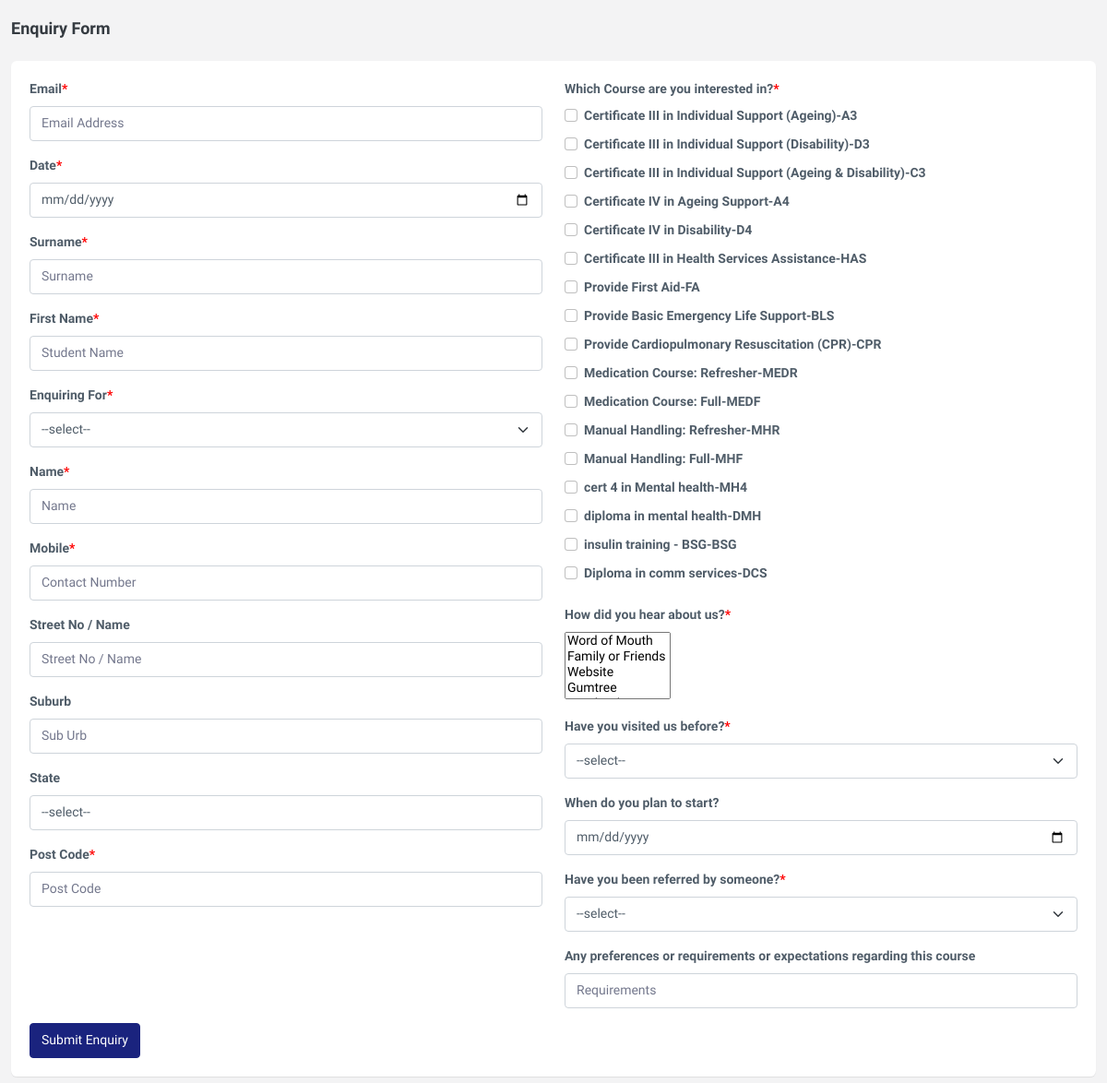
Screenshot of /common_enquiry.php with the database file from the repository.
### tables this page shows
CREATE TABLE IF NOT EXISTS `courses` (
  `course_id` int NOT NULL AUTO_INCREMENT,
  `course_name` varchar(255) NOT NULL,
  `course_sname` varchar(255) NOT NULL,
  `course_status` tinyint(1) NOT NULL DEFAULT '0',
  `created_date` timestamp NOT NULL DEFAULT CURRENT_TIMESTAMP,
  PRIMARY KEY (`course_id`)
);

### common_enquiry.php (the view, shortened to what the rows shown need)
<?php include('includes/dbconnect.php'); ?>
<!doctype html>
<html lang="en">
    <head>
        <?php include('includes/app_includes.php'); ?>
    </head>
    <body data-topbar="colored">
        <div id="layout-wrapper">
            <div class="main-content">
                <div class="page-content">
                    <div class="container-fluid">
                    <?php
                            $courses=mysqli_query($connection,"SELECT * from courses where course_status!=1");
                    ?>
                        <div class="row">
                            <div class="col-xl-12">
                                <div class="card">
                                    <div class="card-body">
                                        <form class="student_enquiry_form" id="student_enquiry_form">
                                            <div class="row">
                                                        <?php
                                                        $st_states=['--select--','NSW - New South Wales','VIC - Victoria','ACT - Australian Capital Territory','NT - Northern Territoy','WA - Western Australia','QLD - Queensland','SA - South Australia','TAS - Tasmania'];
                                                        for($i=0;$i<count($st_states);$i++){
                                                            $checked= $i==$queryRes['st_state'] ? 'selected' : '';
                                                        }
                                                        ?>
                                                <div class="col-sm">
                                                    <div class="col-md-12">
                                                            <div class="mb-3">
                                                                <?php
                                                                $counts=1;
                                                                while($coursesRes=mysqli_fetch_array($courses)){
                                                                    if($queryRes['st_course']!=''){
                                                                        $coursesSel=json_decode($queryRes['st_course']);
                                                                    }else{
                                                                        $coursesSel=[];
                                                                    }
                                                                    if(in_array($i,$coursesSel)){
                                                                        $checked='checked';
                                                                    }else{
                                                                        $checked='';
                                                                    }
                                                                    echo '<div class="form-check"><input type="checkbox" class="courses_check form-check-input" id="course_check_'.$counts.'" '.$checked.' value="'.$counts.'">';
                                                                    echo '<label for="course_check_'.$counts.'">'.$coursesRes["course_sname"].'-'.$coursesRes["course_name"].'</label></div>';
                                                                    $counts++;
                                                                }
                                                                ?>
                                                            </div>
                                                        </div>
                                                    </div>
                                            </div>
                                        </form>
                                    </div>
                                </div>
                            </div>
                        </div>
                    </div>
                </div>
            </div>
        </div>
        <?php include('includes/footer_includes.php'); ?>
    </body>
</html>

### rows the page displays
courses: course_sname "Certificate III in Individual Support (Ageing)", course_name "A3"
courses: course_sname "Certificate III in Individual Support (Disability)", course_name "D3"
courses: course_sname "Certificate III in Individual Support (Ageing & Disability)", course_name "C3"
courses: course_sname "Certificate IV in Ageing Support", course_name "A4"
courses: course_sname "Certificate IV in Disability", course_name "D4"
courses: course_sname "Certificate III in Health Services Assistance", course_name "HAS"
courses: course_sname "Provide First Aid", course_name "FA"
courses: course_sname "Provide Basic Emergency Life Support", course_name "BLS"
courses: course_sname "Provide Cardiopulmonary Resuscitation (CPR)", course_name "CPR"
courses: course_sname "Medication Course: Refresher", course_name "MEDR"
courses: course_sname "Medication Course: Full", course_name "MEDF"
courses: course_sname "Manual Handling: Refresher", course_name "MHR"
courses: course_sname "Manual Handling: Full", course_name "MHF"
courses: course_sname "cert 4 in Mental health", course_name "MH4"
courses: course_sname "diploma in mental health", course_name "DMH"
courses: course_sname "insulin training - BSG", course_name "BSG"
courses: course_sname "Diploma in comm services", course_name "DCS"

### other values shown
form field stu_state "--select--"
